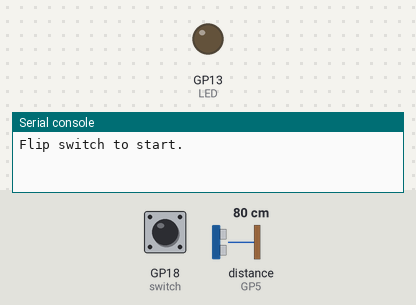
Simulated run of this program. Board: Raspberry Pi Pico running MicroPython. Parts: output pins drawn as LEDs (lit = HIGH), the last lines printed to the serial console. Dashed ring = blinking. Inputs (shaded band) come from the test bench; at power-on: GP18 (switch) LOW, distance to the obstacle (sensor on GP5) 80 cm. Pins used as bus, display or sensor lines are not drawn.

Above: at 5.0 s.
5.1 s: GP18 (switch) pulled HIGH for 1 s
At 5.17 s:
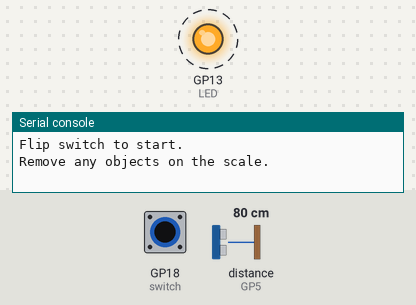
8.1 s: GP18 (switch) pulled HIGH for 0.15 s
At 9.1 s:
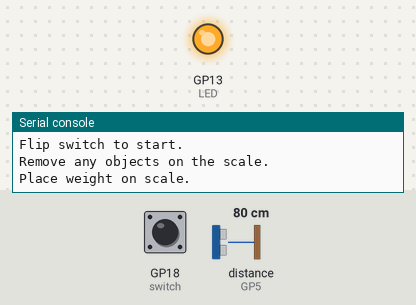
Timing chart, 0 to 11.1 s (numbered marks = the images above; inputs shaded):
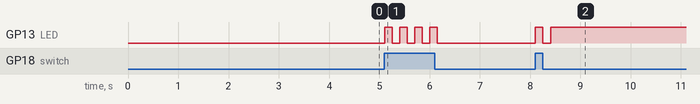

Measured:
- after the input at 5.1 s, GP13 (LED): alternates HIGH for 0.15 s and LOW for 0.15 s, 8 changes in all, then stays LOW, starting at once
- after the input at 8.1 s, GP13 (LED): LOW → HIGH at once, → LOW 0.15 s later, → HIGH 0.15 s later

The program:

weight_scale.py
```python
from machine import Pin
import utime

SCK = Pin(6, Pin.OUT)
switch = Pin(18, Pin.IN)
LED = Pin(13, Pin.OUT)

def readCount():

    i = 0
    Count = 0

    DT = Pin(5, Pin.OUT)
    DT.high()
    DT.low()
    DT = Pin(5, Pin.IN)

    while DT.value() == 1:
        i = 0

    for i in range(24):
        SCK.high()
        Count = Count << 1
        SCK.low()

        if DT.value() == 1:
            Count += 1

    SCK.high()
    Count = Count ^ 0x800000
    SCK.low()
    return Count

'''
Original Calibration Code

print("Please remove anything on the weight scale: (press enter to continue)")
c = input("")
x1 = readCount()
y1 = 0
print("Please put some weight on the weight scale (kg):")
y2 = float(input(""))
x2 = readCount()

a = (y2-y1)/(x2-x1)
b = y1 - a*x1
'''

a = -4.482101*10**(-5)
b = 381.3089
state = 1
# a = 4.5573*10**(-5)
# b = -376.44

rtc = machine.RTC()
print("Flip switch to start.")

while (state == 1):
    if switch.value() == True:
        print("Remove any objects on the scale.")
        while (switch.value() == True):
            LED.high()
            utime.sleep(0.15)
            LED.low()
            utime.sleep(0.15)
        state = 0
        break
    utime.sleep(0.15)

x1 = readCount()
y1 = 0

while (state == 0):
    LED.low()
    if switch.value() == True:
        # Read zero weight data here
        print("Place weight on scale.")
        while (switch.value() == True):
            LED.high()
            utime.sleep(0.15)
            LED.low()
            utime.sleep(0.15)
        state = 1
        break
    utime.sleep(0.15)

x2 = readCount()
y2 = 2.582

while (state == 1):
    LED.high()
    if switch.value() == True:
        # Read calibration weight and calculate factor
        print("Flip switch to continue.")
        while (switch.value == True):
            LED.high()
            utime.sleep(0.15)
            LED.low()
            utime.sleep(0.15)
        state = 0
        break
    utime.sleep(0.15)

a = (y2-y1)/(x2-x1)
b = y1 - a*x1

sampling_interval = 5
weight_list = []

LED.low()

with open("test.txt", "w") as data_file:
    data_file.write("Date, Time, Weight\n")

    while (1):
        timestamp = rtc.datetime()
        weight = readCount()
        weight = a * weight + b
        result = round(weight, 3)
        weight_list.append(result)
        print("weight:", weight)

        if len(weight_list) == sampling_interval:
            weight_list.sort()
            write_in = weight_list[sampling_interval // 2]
            timestring="%04d-%02d-%02d %02d:%02d:%02d"%(timestamp[0:3] + timestamp[4:7])
            data_file.write(timestring + "," + str(write_in) + "\n")
            data_file.flush()
            weight_list = []
        utime.sleep(1)
```
